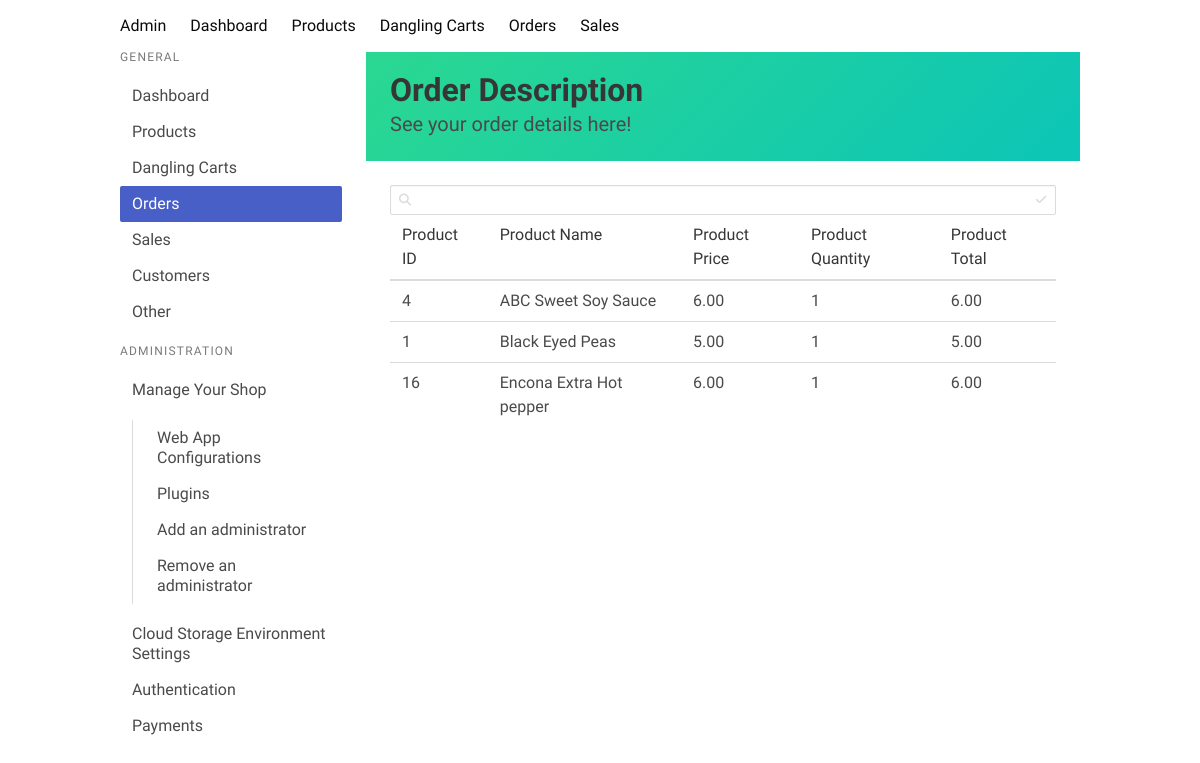
Screenshot of /order-details/1 with the database file from the repository.
### core/models.py (models this page shows, shortened)
class OrderItem(models.Model):
    order = models.ForeignKey(Order, related_name='items', on_delete=models.CASCADE)
    product = models.ForeignKey(Products, related_name='order_items', on_delete=models.CASCADE)
    quantity = models.PositiveIntegerField(default=1)
    sub_total = models.DecimalField(max_digits=10, decimal_places=2, default=0)
    total = models.DecimalField(max_digits=10, decimal_places=2, default=0)

class Products(models.Model):
    item_name = models.CharField(max_length=100)
    description = models.TextField()
    price = models.DecimalField(max_digits=10, decimal_places=2)
    stock = models.IntegerField()
    discount = models.BooleanField(default=False)
    discount_percentage = models.IntegerField()
    image = models.BinaryField(null=True, blank=1, editable=False)
    category = models.ForeignKey('ProductCategory', on_delete=models.CASCADE)
    sold = models.IntegerField(default=0)
    class Meta:
        ordering = ('item_name',)
        verbose_name_plural = 'Products'

### core/views.py (the view)
# urls.py: path('order-details/<int:pk>', views.admin_order_details, name='order_details'),
def admin_order_details(request, pk):
    order = Order.objects.get(id=pk)
    order_items = OrderItem.objects.filter(order=order)
    return render(request, 'shop/order_details.html', {'order_items': order_items})

### core/context_processors.py (called while the page is built)
def categories(request):
    return {
        'categories': ProductCategory.objects.all()
    }

def cart(request):
    if request.user.is_authenticated:
        print(request.user)
        try:
            cart = Cart.objects.get(user=request.user)
            print(cart.cartitem_set)
            cart = cart.cartitem_set.count()
            return {
                'cart': cart
            }
        except:
            return {
                'cart': 0
            }
    else:
        cart_id = request.session.get('cart_id')
        print(cart_id)
        if cart_id:
            try:
                cart = AnonymousCart.objects.get(id=cart_id)
                cart = cart.anonymouscartitem_set.count()
                return {
                    'cart': cart
                }
            except:
                return {
                    'cart': 0
                }
        else:
            return {
                'cart': 0
            }

### core/templates/shop/order_details.html (shortened to what this page needs)
{% extends 'shop/base.html' %}
{% load custom_tags %}
{% block content %}
<section class="hero is-colorful welcome is-small is-fixed-top">
    <div class="hero-body">
        <div class="container">
            <h1 class="title">
                Order Description
            </h1>
            <h2 class="subtitle">
                See your order details here!
            </h2>
        </div>
    </div>
</section>
<div class="card-content">
    <div class="content">
        <div class="control has-icons-left has-icons-right inventory-search">
            <input class="input is-small" type="text" placeholder="">
            <span class="icon is-medium is-left">
            </span>
            <span class="icon is-medium is-right">
            </span>
        </div>
        <div class="inventory">
            <table id="product-table">
                <thead>
                    <td>Product ID</td>
                    <td>Product Name</td>
                    <td>Product Price</td>
                    <td>Product Quantity</td>
                    <td>Product Total</td>
                </thead>
                <tbody>
                    {% for item in order_items %}
                    <tr>
                        <td>{{ item.product.id }}</td>
                        <td>{{ item.product.item_name }}</td>
                        <td>{{ item.product.price }}</td>
                        <td>{{ item.quantity }}</td>
                        <td>{{ item.sub_total }}</td>
                    </tr>
                    {% endfor %}
                </tbody>
            </table>
        </div>
    </div>
</div>
{% endblock %}

### core/templates/shop/base.html (style rules this page uses)
body { height: 100%; font-family: 'Andika', sans-serif; overflow-x: hidden !important; overflow-y: hidden !important; scroll-behavior: smooth; }
html { overflow-y: hidden !important; overflow-x: hidden !important; }
.is-colorful { background-image: linear-gradient(-45deg, #0cc5b7 0%, #2bd891 100%); }

### rows the page displays
OrderItem: product.id "4", product.item_name "ABC Sweet Soy Sauce", product.price "6.00", quantity "1", sub_total "6.00"
OrderItem: product.id "1", product.item_name "Black Eyed Peas", product.price "5.00", quantity "1", sub_total "5.00"
OrderItem: product.id "16", product.item_name "Encona Extra Hot pepper", product.price "6.00", quantity "1", sub_total "6.00"
